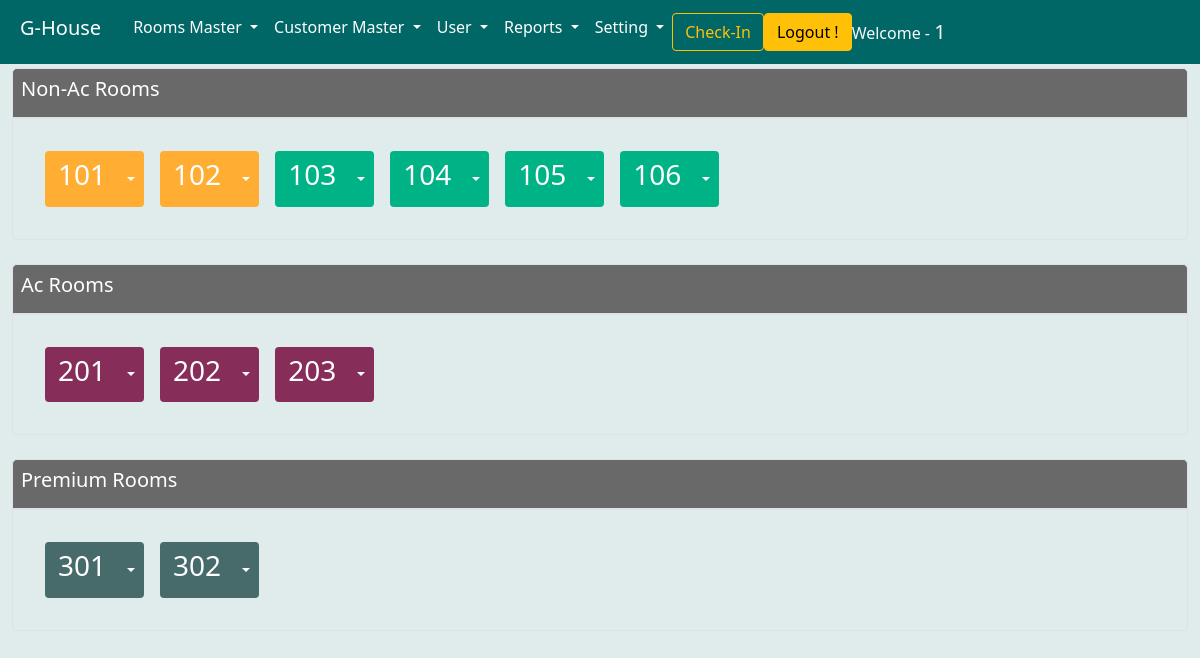
/DisplayAllRooms/ (signed in), run on the app's committed database.
### ghouse/models.py (models this page shows, shortened)
class addnewroom(models.Model):
    rno = models.IntegerField(primary_key=True)
    rtype = models.CharField(max_length=100)
    rprice = models.IntegerField()
    rcondition = models.CharField(max_length=100)
    rstatus = models.BooleanField(default=False)
    objects = models.Manager()

### ghouse/views.py (the view)
# urls.py: path('DisplayAllRooms/', DisplayAllRooms, name='DisplayAllRooms'),
def DisplayAllRooms(request):
    if request.user.is_authenticated:
        DisplayAllData = addnewroom.objects.all()
        return render(request, 'allroomsdisplay.html', {'DisplayAllData': DisplayAllData})
    else:
        messages.info(request, '☹︎ Please Login First')
    return redirect('/login')

### ghouse/templates/allroomsdisplay.html (shortened to what this page needs)
{% extends 'base.html' %}
{% block body %}
<div class="container-fluid">
    <div class="border p-2 text-white mt-1"
    style="border-radius: 5px 5px 0px 0px; background-color: #696969;">
    <h5 class="ml-2">Non-Ac Rooms</h5>
    </div>
    <div class="border p-4" style="border-radius: 0px 0px 5px 5px; border-color: #696969;">
        <div class="d-flex" style="background-color: #e0ebeb; ">
            {% for i in DisplayAllData %}
            {% if i.rtype == 'Non-Ac' and i.rstatus == False and i.rcondition == 'Available' %}
            <table>
                <td class="p-2">
                    <div class="btn-group">
                        <a href="{% url 'RCheckin' i.pk %}" data-toggle="tooltip" data-placement="top"
                            title="{{i.rno}} - is Available For Checkin" type="button"
                            class="btn text-white" style="background-color: #00b386;">
                            <h3>{{i.rno}}</h3>
                        </a>
                        <button type="button"
                            class="btn text-white dropdown-toggle dropdown-toggle-split p-2"
                            style="background-color:#00b386;" id="dropdownMenuReference"
                            data-toggle="dropdown" aria-expanded="false" data-reference="parent">
                        </button>
                    </div>
                </td>
            </table>
            {% endif %}
            {% if i.rtype == 'Non-Ac' and i.rstatus == True and i.rcondition == 'Available' %}
            <table>
                <td class="p-2">
                    <div class="btn-group">
                        <button type="button" data-toggle="tooltip" data-placement="top"
                            title="{{i.rno}} - is Already Occupied" class="btn text-white"
                            style="background-color:#ffad33;">
                            <h3>{{i.rno}}</h3>
                        </button>
                        <button type="button"
                            class="btn text-white dropdown-toggle dropdown-toggle-split p-2"
                            style="background-color: #ffad33;" id="dropdownMenuReference"
                            data-toggle="dropdown" aria-expanded="false" data-reference="parent">
                        </button>
                    </div>
                </td>
            </table>
            {% endif %}
            {% endfor %}
        </div>
    </div>
    <div class="border p-2 text-white mt-4 "
        style="border-radius: 5px 5px 0px 0px; background-color: #696969;">
        <h5 class="ml-2">Ac Rooms</h5>
    </div>
    <div class="border p-4" style="border-radius: 0px 0px 5px 5px; border-color: #696969;">
        <div class="d-flex">
            {% for i in DisplayAllData %}
            {% if i.rtype == 'Ac' and i.rstatus == False and i.rcondition == 'Available' %}
            <table>
                <td class="p-2">
                    <div class="btn-group">
                        <a href="{% url 'RCheckin' i.pk %}" data-toggle="tooltip" data-placement="top"
                            title="{{i.rno}} - is Available For Checkin" type="button"
                            class="btn text-white " style="background-color: #862d59;">
                            <h3>{{i.rno}}</h3>
                        </a>
                        <button type="button"
                            class="btn text-white dropdown-toggle dropdown-toggle-split p-2"
                            style="background-color:#862d59;" id="dropdownMenuReference"
                            data-toggle="dropdown" aria-expanded="false" data-reference="parent">
                        </button>
                    </div>
                </td>
            </table>
            {% endif %}
            {% endfor %}
        </div>
    </div>
    <div class="border p-2 text-white mt-4 "
        style="border-radius: 5px 5px 0px 0px; background-color: #696969;">
        <h5 class="ml-2">Premium Rooms</h5>
    </div>
    <div class="border p-4" style="border-radius: 0px 0px 5px 5px;">
        <div class="d-flex">
            {% for i in DisplayAllData %}
            {% if i.rtype == 'Premium' and i.rstatus == False and i.rcondition == 'Available' %}
            <table>
                <td class="p-2">
                    <div class="btn-group">
                        <a href="{% url 'RCheckin' i.pk %}" data-toggle="tooltip" data-placement="top"
                            title="{{i.rno}} - is Available For Checkin" type="button"
                            class="btn text-white" style="background-color:#476b6b;">
                            <h3>{{i.rno}}</h3>
                        </a>
                        <button type="button"
                            class="btn text-white dropdown-toggle dropdown-toggle-split p-2"
                            style="background-color:#476b6b;" id="dropdownMenuReference"
                            data-toggle="dropdown" aria-expanded="false" data-reference="parent">
                        </button>
                    </div>
                </td>
            </table>
            {% endif %}
            {% endfor %}
        </div>
    </div>
</div>
{% endblock body %}

### ghouse/templates/base.html (shortened to what this page needs)
{% load static %}
<!doctype html>
<html lang="en">
<head>
  <link href="https://cdn.jsdelivr.net/npm/bootstrap@5.0.0-alpha3/dist/css/bootstrap.min.css" rel="stylesheet"
>
  <link rel="stylesheet" href="https://stackpath.bootstrapcdn.com/font-awesome/4.7.0/css/font-awesome.min.css">
  <link rel="stylesheet" href="{% static 'css/tstayle.css' %}">
</head>
<body style="background-color: #e0ebeb;">
  <nav class="navbar navbar-expand-lg " style="background-color:  #006666;">
    <div class="container-fluid">
      <a class="navbar-brand p-2 text-bold h2 text-white" href="{% url 'dashboard' %}">G-House</a>
      <div class="collapse navbar-collapse" id="navbarSupportedContent">
        <ul class="navbar-nav mr-auto mb-2 mb-lg-0 ml-2 ">
          <li class="nav-item dropdown ">
            <a class="nav-link dropdown-toggle h6 text-white " href="#" id="navbarDropdown" role="button"
              data-toggle="dropdown" aria-expanded="false">
              Rooms Master
            </a>
          </li>
          <li class="nav-item dropdown">
            <a class="nav-link dropdown-toggle h6 text-white" href="#" id="navbarDropdown" role="button"
              data-toggle="dropdown" aria-expanded="false">
              Customer Master
            </a>
          </li>
          <li class="nav-item dropdown">
            <a class="nav-link dropdown-toggle h6 text-white" href="#" id="navbarDropdown" role="button"
              data-toggle="dropdown" aria-expanded="false">
              User
            </a>
          </li>
          <li class="nav-item dropdown">
            <a class="nav-link dropdown-toggle h6 text-white" href="#" id="navbarDropdown" role="button"
              data-toggle="dropdown" aria-expanded="false">
              Reports
            </a>
          </li>
          <li class="nav-item dropdown">
            <a class="nav-link dropdown-toggle h6 text-white" href="#" id="navbarDropdown" role="button"
              data-toggle="dropdown" aria-expanded="false">
              Setting
            </a>
          </li>
        </ul>
        <form class="d-flex">
          <a href="{% url 'DisplayAllRooms' %}" class="btn btn-outline-warning mr-2" type="submit">Check-In</a>
        </form>
        <a class="btn btn-warning mr-3" href="{% url 'logout' %}">Logout !</a>
        <span class="text-light"> Welcome - <b class="h5">{{request.user|upper}}</b></span>
      </div>
    </div>
  </nav>
  {% block body %}
  {% endblock body %}
</body>
</html>

### data on the page
addnewroom: rno "101"
addnewroom: rno "102"
addnewroom: rno "103"
addnewroom: rno "104"
addnewroom: rno "105"
addnewroom: rno "106"
addnewroom: rno "201"
addnewroom: rno "202"
addnewroom: rno "203"
addnewroom: rno "301"
addnewroom: rno "302"

### other printed values
{{ request.user|upper }} "1"
